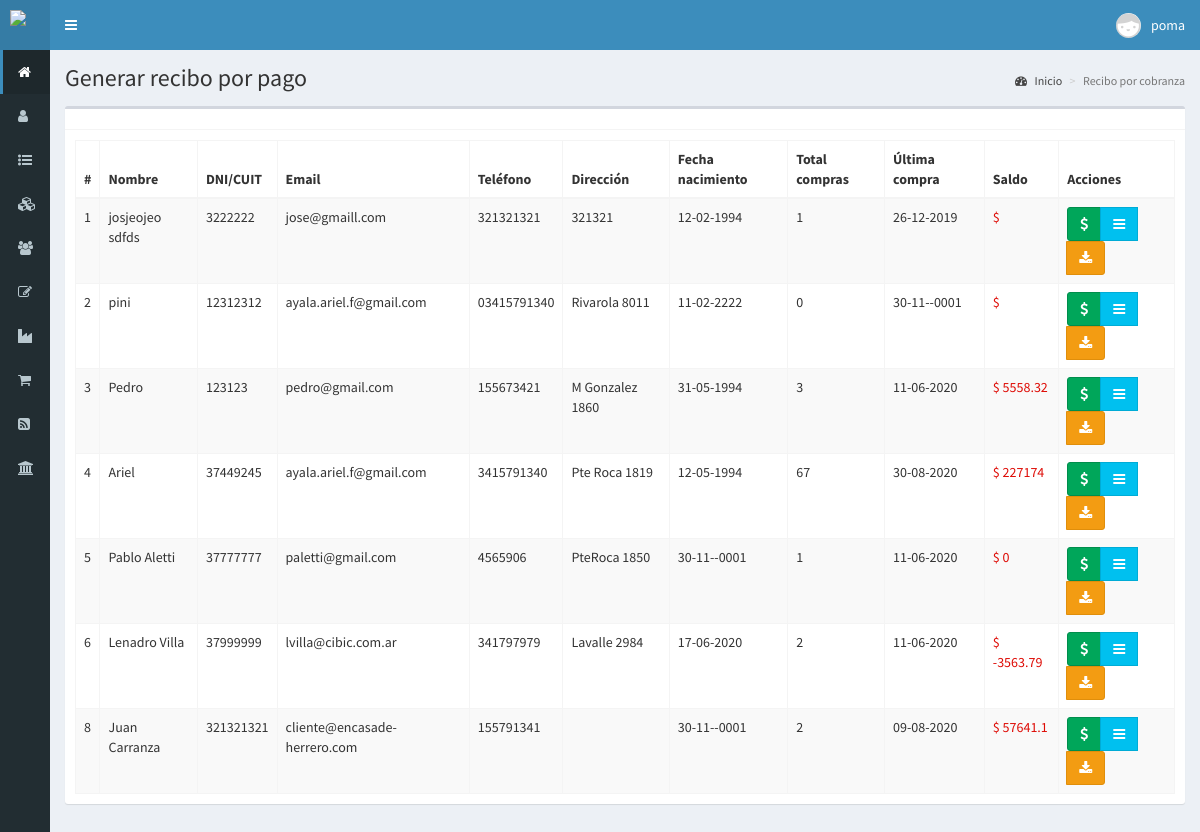
Page /cobranza-clientes (signed in) on the committed database.
### tables this page shows
CREATE TABLE IF NOT EXISTS `clientes` (
  `id` int(11) NOT NULL AUTO_INCREMENT,
  `nombre` text NOT NULL,
  `documento` bigint(11) NOT NULL,
  `email` text NOT NULL,
  `telefono` text NOT NULL,
  `direccion` text DEFAULT NULL,
  `calle` text DEFAULT NULL,
  `numero` int(11) DEFAULT NULL,
  `piso` int(11) DEFAULT NULL,
  `departamento` text DEFAULT NULL,
  `localidad` text DEFAULT NULL,
  `cod_postal` int(11) DEFAULT NULL,
  `provincia` text DEFAULT NULL,
  `fecha_nacimiento` date NOT NULL,
  `compras` int(11) NOT NULL,
  `clientes_saldo` float DEFAULT NULL,
  `ultima_compra` date NOT NULL,
  `fecha` timestamp NOT NULL DEFAULT current_timestamp() ON UPDATE current_timestamp(),
  PRIMARY KEY (`id`)
);

### controladores/plantilla.controlador.php (called while the page is built)
<?php
class ControladorPlantilla{
	static public function ctrPlantilla(){
		include "vistas/plantilla.php";
	}
}

### index.php (called while the page is built, shortened)
<?php
require_once "controladores/plantilla.controlador.php";
require_once "controladores/usuarios.controlador.php";
require_once "controladores/clientes.controlador.php";
require_once "controladores/actmasivo.controlador.php";
require_once "modelos/clientes.modelo.php";
$plantilla = new ControladorPlantilla();
$plantilla -> ctrPlantilla();

### controladores/clientes.controlador.php (called while the page is built, shortened)
<?php
class ControladorClientes{
	static public function ctrMostrarClientes($item, $valor){
		$tabla = "clientes";
		$respuesta = ModeloClientes::mdlMostrarClientes($tabla, $item, $valor);
		return $respuesta;
	}
}

### modelos/conexion.php (called while the page is built)
<?php
class Conexion{
	static public function conectar(){
		$link = new PDO("mysql:host=localhost;dbname=herrero_test",
			            "poma",
			            "Pomadb1994*");
		$link->exec("set names utf8");
		return $link;
	}
}

### modelos/clientes.modelo.php (called while the page is built, shortened)
<?php
require_once "conexion.php";
class ModeloClientes{
	static public function mdlMostrarClientes($tabla, $item, $valor){
		if($item != null){
			$stmt = Conexion::conectar()->prepare("SELECT * FROM $tabla WHERE $item = :$item");
			$stmt -> bindParam(":".$item, $valor, PDO::PARAM_STR);
			$stmt -> execute();
			return $stmt -> fetch();
		}else{
			$stmt = Conexion::conectar()->prepare("SELECT * FROM $tabla");
			$stmt -> execute();
			return $stmt -> fetchAll();
		}
	}
}

### vistas/modulos/cobranza-clientes.php (the view, shortened to what this page needs)
<div class="content-wrapper">
  <section class="content-header">
    <h1>
      Generar recibo por pago
    </h1>
    <ol class="breadcrumb">
      <li><a href="inicio"><i class="fa fa-dashboard"></i> Inicio</a></li>
      <li class="active">Recibo por cobranza</li>
    </ol>
  </section>
  <section class="content">
    <div class="box">
      <div class="box-header with-border">
      </div>
      <div class="box-body">
       <table class="table table-bordered table-striped dt-responsive tablas" width="100%">
        <thead>
         <tr>
           <th style="width:10px">#</th>
           <th>Nombre</th>
           <th>DNI/CUIT</th>
           <th>Email</th>
           <th>Teléfono</th>
           <th>Dirección</th>
           <th>Fecha nacimiento</th>
           <th>Total compras</th>
           <th>Última compra</th>
           <th>Saldo</th>
           <th>Acciones</th>
         </tr>
        </thead>
        <tbody>
        <?php
          $item = null;
          $valor = null;
          $clientes = ControladorClientes::ctrMostrarClientes($item, $valor);
          foreach ($clientes as $key => $value) {
            $ultCompra = date("d-m-Y", strtotime($value["ultima_compra"]));
            $fechaNac = date("d-m-Y", strtotime($value["fecha_nacimiento"]));
            echo '<tr>
                    <td>'.$value["id"].'</td>
                    <td>'.$value["nombre"].'</td>
                    <td>'.$value["documento"].'</td>
                    <td>'.$value["email"].'</td>
                    <td>'.$value["telefono"].'</td>
                    <td>'.$value["direccion"].'</td>
                    <td>'.$fechaNac.'</td>
                    <td>'.$value["compras"].'</td>
                    <td>'.$ultCompra.'</td>
                    <td style="color:#DE0B05">$ '.$value["clientes_saldo"].'</td>
                    <td>
                      <div class="btn-group">';
                      if($_SESSION["perfil"] == "Administrador"){
                          echo '<button class="btn btn-success btnCrearCobranzaClientev1" title="Generar recibo" data-toggle="modal" data-target="#modalAgregarCobro" docCobranzav1="'.$value["documento"].'" idCobranzav1="'.$value["id"].'"><i class="fa fa-dollar"></i></button>';
                          echo '<button class="btn btn-info btnVerRecibosv1" title="Ver recibos"data-toggle="modal" id="btnVerRecibos" data-target="#modalVerRecibos" docRecibov1="'.$value["documento"].'"><i class="fa fa-navicon "></i></button>';
                          echo '<button class="btn btn-warning btnImpCtaCte" title="Descargar cuenta corriente" id="btnCtaCte"  idClienteCC="'.$value["id"].'"><i class="fa fa-download"></i></button>';
                      }
                      echo '</div>
                    </td>
                  </tr>';
            }
        ?>
        </tbody>
       </table>
      </div>
    </div>
  </section>
</div>

### rows in the picture
clientes: id "1", nombre "josjeojeo sdfds", documento "3222222", email "jose@gmaill.com", telefono "321321321", direccion "321321", fecha_nacimiento "12-02-1994", compras "1", ultima_compra "26-12-2019"
clientes: id "2", nombre "pini", documento "12312312", email "ayala.ariel.f@gmail.com", telefono "03415791340", direccion "Rivarola 8011", fecha_nacimiento "11-02-2222", compras "0", ultima_compra "30-11--0001"
clientes: id "3", nombre "Pedro", documento "123123", email "pedro@gmail.com", telefono "155673421", direccion "M Gonzalez 1860", fecha_nacimiento "31-05-1994", compras "3", ultima_compra "11-06-2020", clientes_saldo "5558.32"
clientes: id "4", nombre "Ariel", documento "37449245", email "ayala.ariel.f@gmail.com", telefono "3415791340", direccion "Pte Roca 1819", fecha_nacimiento "12-05-1994", compras "67", ultima_compra "30-08-2020", clientes_saldo "227174"
clientes: id "5", nombre "Pablo Aletti", documento "37777777", email "paletti@gmail.com", telefono "4565906", direccion "PteRoca 1850", fecha_nacimiento "30-11--0001", compras "1", ultima_compra "11-06-2020", clientes_saldo "0"
clientes: id "6", nombre "Lenadro Villa", documento "37999999", email "lvilla@cibic.com.ar", telefono "341797979", direccion "Lavalle 2984", fecha_nacimiento "17-06-2020", compras "2", ultima_compra "11-06-2020", clientes_saldo "-3563.79"
clientes: id "8", nombre "Juan Carranza", documento "321321321", email "cliente@encasade-herrero.com", telefono "155791341", fecha_nacimiento "30-11--0001", compras "2", ultima_compra "09-08-2020", clientes_saldo "57641.1"

### other values in the picture
$_SESSION["nombre"] "poma"
